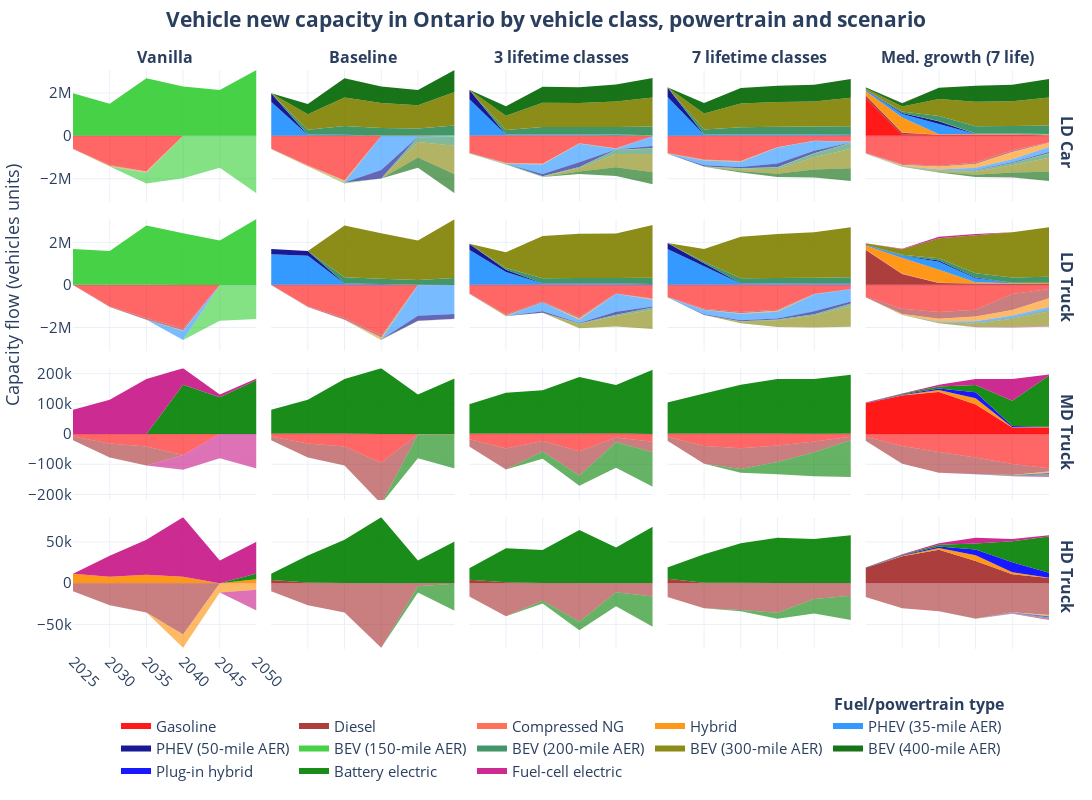

The code cell stored with this chart in its notebook:
### Code cell
plot_capacity_flow_multicat_area_twocap(
    plot_title='Vehicle new capacity in Ontario by vehicle class, powertrain and scenario',
    capacity_type='new capacity',
    cap_type_2='retired cap',
    scenarios={
        # db variant : scenario
        'vanilla4' : 'vanilla4',
        'baseline'  : 'baseline',
        'baseline_life_3' : 'baseline_life_3',
        'baseline_life_7' : 'baseline_life_7',
        # 'embodied_life_7' : 'embodied_life_7',
        'medgrowth_life_7' : 'medgrowth_life_7',
        # 'embodied_medgrowth_life_7' : 'embodied_medgrowth_life_7',
    },
    scenario_labels={
        'vanilla4' : 'Vanilla',
        'baseline'  : 'Baseline',
        'baseline_life_3'  : '3 lifetime classes',
        'baseline_life_7'  : '7 lifetime classes',
        # 'embodied_life_7' : 'Embodied (7 life)',
        'medgrowth_life_7' : 'Med. growth (7 life)',
        # 'embodied_medgrowth_life_7' : 'Emb-Med. growth (7 life)',
    },
    modes_order=('LD Car', 'LD Truck', 'MD Truck', 'HD Truck')
)
